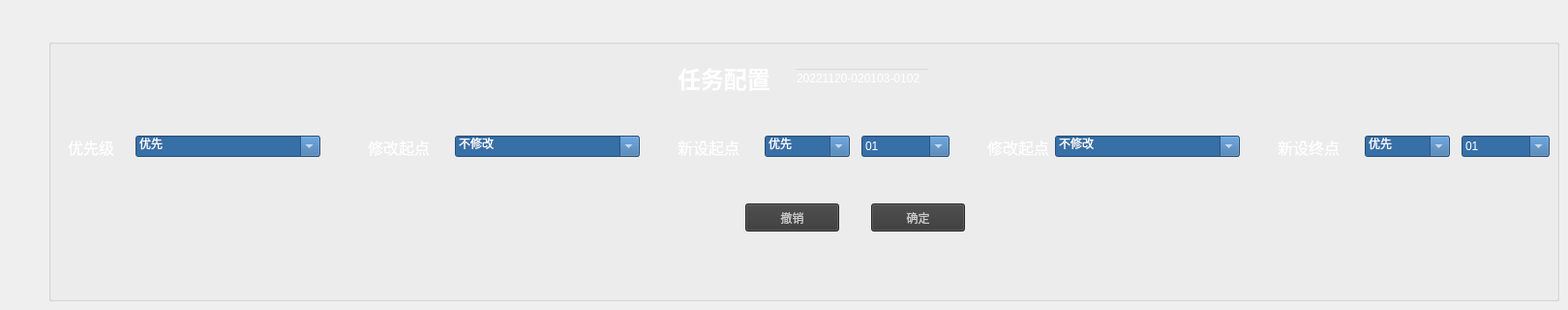
      <widget class="QWidget" name="tab_3">
       <attribute name="title">
        <string>任务配置</string>
       </attribute>
       <widget class="QGroupBox" name="groupBox_51">
        <property name="geometry">
         <rect>
          <x>50</x>
          <y>40</y>
          <width>1561</width>
          <height>271</height>
         </rect>
        </property>
        <property name="styleSheet">
         <string notr="true">background-color:transparent;</string>
        </property>
        <property name="title">
         <string/>
        </property>
        <widget class="QLabel" name="label_325">
         <property name="geometry">
          <rect>
           <x>650</x>
           <y>20</y>
           <width>101</width>
           <height>41</height>
          </rect>
         </property>
         <property name="text">
          <string>&lt;html&gt;&lt;head/&gt;&lt;body&gt;&lt;p&gt;&lt;span style=&quot; font-size:18pt; font-weight:600; color:#ffffff;&quot;&gt;任务配置&lt;/span&gt;&lt;/p&gt;&lt;/body&gt;&lt;/html&gt;</string>
         </property>
        </widget>
        <widget class="QLineEdit" name="lineEdit_221">
         <property name="geometry">
          <rect>
           <x>770</x>
           <y>30</y>
           <width>141</width>
           <height>21</height>
          </rect>
         </property>
         <property name="styleSheet">
          <string notr="true">color: rgb(255, 255, 255);</string>
         </property>
         <property name="text">
          <string>20221120-020103-0102</string>
         </property>
        </widget>
        <widget class="QLabel" name="label_327">
         <property name="geometry">
          <rect>
           <x>20</x>
           <y>100</y>
           <width>71</width>
           <height>21</height>
          </rect>
         </property>
         <property name="text">
          <string>&lt;html&gt;&lt;head/&gt;&lt;body&gt;&lt;p&gt;&lt;span style=&quot; font-size:12pt; color:#ffffff;&quot;&gt;优先级&lt;/span&gt;&lt;/p&gt;&lt;/body&gt;&lt;/html&gt;</string>
         </property>
        </widget>
        <widget class="QComboBox" name="comboBox_206">
         <property name="geometry">
          <rect>
           <x>90</x>
           <y>100</y>
           <width>191</width>
           <height>22</height>
          </rect>
         </property>
         <property name="styleSheet">
          <string notr="true">background-color: rgb(55, 111, 167);
color: rgb(255, 255, 255);</string>
         </property>
         <property name="editable">
          <bool>true</bool>
         </property>
         <item>
          <property name="text">
           <string>优先</string>
          </property>
         </item>
         <item>
          <property name="text">
           <string>最高</string>
          </property>
         </item>
         <item>
          <property name="text">
           <string>顺序</string>
          </property>
         </item>
        </widget>
        <widget class="QLabel" name="label_377">
         <property name="geometry">
          <rect>
           <x>650</x>
           <y>100</y>
           <width>91</width>
           <height>21</height>
          </rect>
         </property>
         <property name="text">
          <string>&lt;html&gt;&lt;head/&gt;&lt;body&gt;&lt;p&gt;&lt;span style=&quot; font-size:12pt; color:#ffffff;&quot;&gt;新设起点&lt;/span&gt;&lt;/p&gt;&lt;/body&gt;&lt;/html&gt;</string>
         </property>
        </widget>
        <widget class="QLabel" name="label_378">
         <property name="geometry">
          <rect>
           <x>330</x>
           <y>100</y>
           <width>91</width>
           <height>21</height>
          </rect>
         </property>
         <property name="text">
          <string>&lt;html&gt;&lt;head/&gt;&lt;body&gt;&lt;p&gt;&lt;span style=&quot; font-size:12pt; color:#ffffff;&quot;&gt;修改起点&lt;/span&gt;&lt;/p&gt;&lt;/body&gt;&lt;/html&gt;</string>
         </property>
        </widget>
        <widget class="QLabel" name="label_379">
         <property name="geometry">
          <rect>
           <x>970</x>
           <y>100</y>
           <width>91</width>
           <height>21</height>
          </rect>
         </property>
         <property name="text">
          <string>&lt;html&gt;&lt;head/&gt;&lt;body&gt;&lt;p&gt;&lt;span style=&quot; font-size:12pt; color:#ffffff;&quot;&gt;修改起点&lt;/span&gt;&lt;/p&gt;&lt;/body&gt;&lt;/html&gt;</string>
         </property>
        </widget>
        <widget class="QComboBox" name="comboBox_207">
         <property name="geometry">
          <rect>
           <x>740</x>
           <y>100</y>
           <width>88</width>
           <height>22</height>
          </rect>
         </property>
         <property name="styleSheet">
          <string notr="true">background-color: rgb(55, 111, 167);
color: rgb(255, 255, 255);</string>
         </property>
         <property name="editable">
          <bool>true</bool>
         </property>
         <item>
          <property name="text">
           <string>优先</string>
          </property>
         </item>
         <item>
          <property name="text">
           <string>不优先</string>
          </property>
         </item>
        </widget>
        <widget class="QComboBox" name="comboBox_208">
         <property name="geometry">
          <rect>
           <x>840</x>
           <y>100</y>
           <width>91</width>
           <height>22</height>
          </rect>
         </property>
         <property name="styleSheet">
          <string notr="true">background-color: rgb(55, 111, 167);
color: rgb(255, 255, 255);</string>
         </property>
         <property name="editable">
          <bool>true</bool>
         </property>
         <item>
          <property name="text">
           <string>01</string>
          </property>
         </item>
         <item>
          <property name="text">
           <string>02</string>
          </property>
         </item>
        </widget>
        <widget class="QComboBox" name="comboBox_209">
         <property name="geometry">
          <rect>
           <x>420</x>
           <y>100</y>
           <width>191</width>
           <height>22</height>
          </rect>
         </property>
         <property name="styleSheet">
          <string notr="true">background-color: rgb(55, 111, 167);
color: rgb(255, 255, 255);</string>
         </property>
         <property name="editable">
          <bool>true</bool>
         </property>
         <item>
          <property name="text">
           <string>不修改</string>
          </property>
         </item>
         <item>
          <property name="text">
           <string>修改</string>
          </property>
         </item>
        </widget>
        <widget class="QComboBox" name="comboBox_210">
         <property name="geometry">
          <rect>
           <x>1040</x>
           <y>100</y>
           <width>191</width>
           <height>22</height>
          </rect>
         </property>
         <property name="styleSheet">
          <string notr="true">background-color: rgb(55, 111, 167);
color: rgb(255, 255, 255);</string>
         </property>
         <property name="editable">
          <bool>true</bool>
         </property>
         <item>
          <property name="text">
           <string>不修改</string>
          </property>
         </item>
         <item>
          <property name="text">
           <string>修改</string>
          </property>
         </item>
        </widget>
        <widget class="QPushButton" name="pushButton_12">
         <property name="geometry">
          <rect>
           <x>720</x>
           <y>170</y>
           <width>97</width>
           <height>29</height>
          </rect>
         </property>
         <property name="styleSheet">
          <string notr="true">background-color: rgb(56, 56, 56);
color: rgb(200, 200, 200);</string>
         </property>
         <property name="text">
          <string>撤销</string>
         </property>
        </widget>
        <widget class="QPushButton" name="pushButton_13">
         <property name="geometry">
          <rect>
           <x>850</x>
           <y>170</y>
           <width>97</width>
           <height>29</height>
          </rect>
         </property>
         <property name="styleSheet">
          <string notr="true">background-color: rgb(56, 56, 56);
color: rgb(200, 200, 200);</string>
         </property>
         <property name="text">
          <string>确定</string>
         </property>
        </widget>
        <widget class="QLabel" name="label_380">
         <property name="geometry">
          <rect>
           <x>1270</x>
           <y>100</y>
           <width>91</width>
           <height>21</height>
          </rect>
         </property>
         <property name="text">
          <string>&lt;html&gt;&lt;head/&gt;&lt;body&gt;&lt;p&gt;&lt;span style=&quot; font-size:12pt; color:#ffffff;&quot;&gt;新设终点&lt;/span&gt;&lt;/p&gt;&lt;/body&gt;&lt;/html&gt;</string>
         </property>
        </widget>
        <widget class="QComboBox" name="comboBox_211">
         <property name="geometry">
          <rect>
           <x>1360</x>
           <y>100</y>
           <width>88</width>
           <height>22</height>
          </rect>
         </property>
         <property name="styleSheet">
          <string notr="true">background-color: rgb(55, 111, 167);
color: rgb(255, 255, 255);</string>
         </property>
         <property name="editable">
          <bool>true</bool>
         </property>
         <item>
          <property name="text">
           <string>优先</string>
          </property>
         </item>
         <item>
          <property name="text">
           <string>不优先</string>
          </property>
         </item>
        </widget>
        <widget class="QComboBox" name="comboBox_212">
         <property name="geometry">
          <rect>
           <x>1460</x>
           <y>100</y>
           <width>91</width>
           <height>22</height>
          </rect>
         </property>
         <property name="styleSheet">
          <string notr="true">background-color: rgb(55, 111, 167);
color: rgb(255, 255, 255);</string>
         </property>
         <property name="editable">
          <bool>true</bool>
         </property>
         <item>
          <property name="text">
           <string>01</string>
          </property>
         </item>
         <item>
          <property name="text">
           <string>02</string>
          </property>
         </item>
        </widget>
       </widget>
      </widget>
